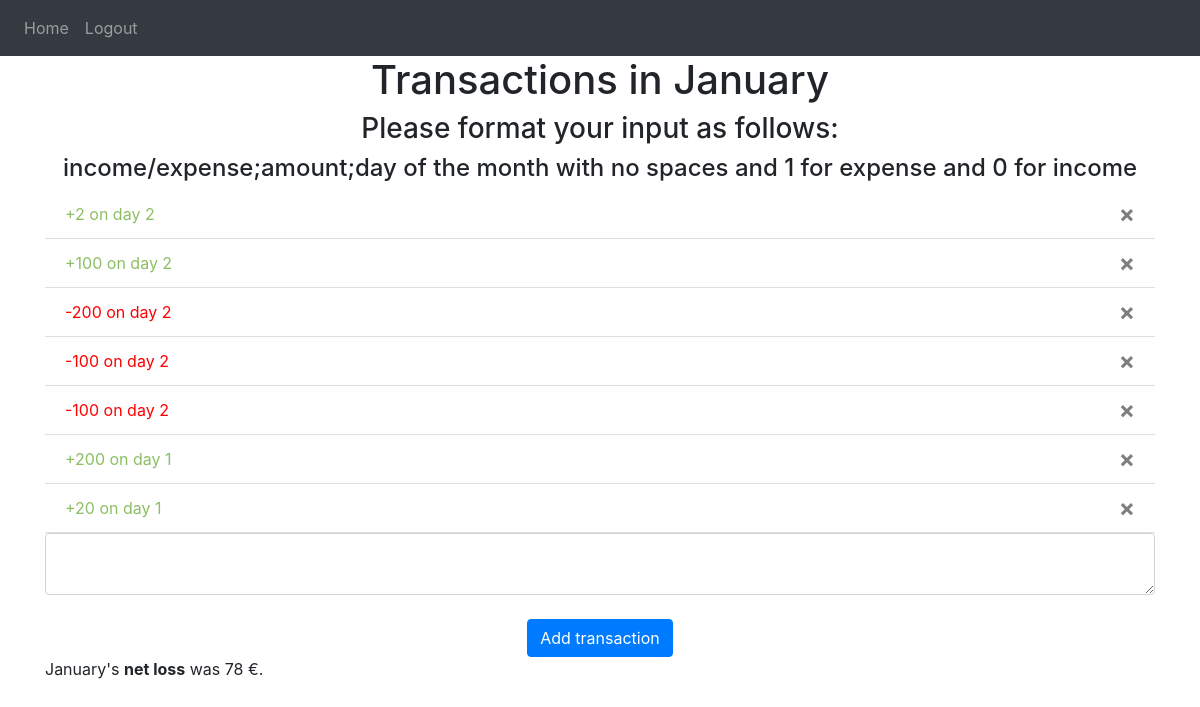
Before: /month/January (signed in) with the older database file.
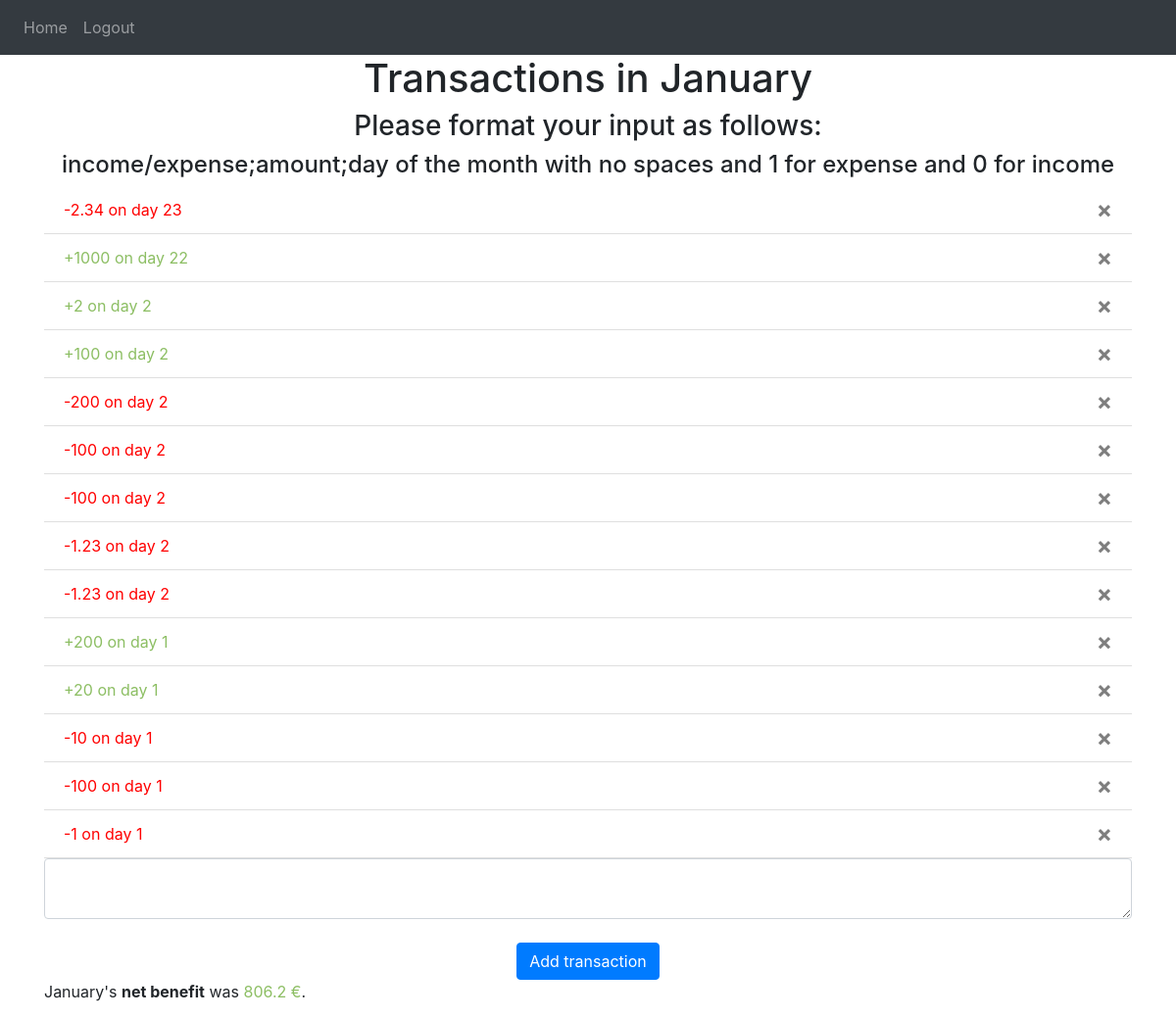
After: the same page with the newer database file.
### website/models.py (models this page shows)
class Transaction(db.Model):
    id = db.Column(db.Integer, primary_key=True)
    data = db.Column(db.String(10000))
    month = db.Column(db.String(30))
    isExpense = db.Column(db.Boolean)
    amount = db.Column(db.Integer)
    day = db.Column(db.String(3))
    date = db.Column(db.DateTime(timezone=True), default=func.now())
    user_id = db.Column(db.Integer, db.ForeignKey("user.id"))

### website/views.py (the view, shortened to what this page needs)
@views.route("/month/<month>", methods=["GET", "POST"])
@login_required
def month(month):
    return render_template(
        "month.html",
        user=current_user,
        month=month,
        netBenefit=getNetBenefit(user=current_user, month=month),
    )

### website/__init__.py (called while the page is built)
def create_app():
    app = Flask(__name__)
    app.config["SECRET_KEY"] = "owo"
    app.config["SQLALCHEMY_DATABASE_URI"] = f"sqlite:///{DB_NAME}"
    db.init_app(app)
    from .views import views
    from .auth import auth
    app.register_blueprint(views, url_prefix="/")
    app.register_blueprint(auth, url_prefix="/")
    from .models import User, Transaction
    create_database(app)
    login_manager = LoginManager()
    login_manager.login_view = "auth.login"
    login_manager.init_app(app)
    @login_manager.user_loader
    def load_user(id):
        return User.query.get(int(id))
    return app

### website/views.py (called while the page is built)
def getNetBenefit(user, month):
    netBenefit = 0
    for transaction in user.transactions:
        if transaction.month == month:
            netBenefit += (1 - 2 * transaction.isExpense) * transaction.amount
    return netBenefit

### website/templates/month.html (shortened to what this page needs)
{% extends "base.html" %} {% block title %}Home{% endblock %} {% block content
    %}
    <h1 align="center">Transactions in {{month}}</h1>
    <h3 align="center">Please format your input as follows:</h3>
    <h4 align="center">income/expense;amount;day of the month with no spaces and 1 for expense and 0 for income</h4>
    <ul class="list-group list-group-flush" id="transactions">
      {% for transaction in user.transactions|sort(attribute="day", reverse=True) if transaction.month==month%}
      <li class="list-group-item">
        {% if transaction.isExpense %}
          {% set message = "-" ~ transaction.amount ~ " on day " + transaction.day %}
          <span style="color:red">{{ message }}</span>
        {% else %}
          {% set message = "+" ~transaction.amount ~ " on day " + transaction.day %}
          <span style="color:rgba(68, 150, 1, 0.616)">{{ message }}</span>
        {% endif %}
        <button type="button" class="close" onClick="deletetransaction({{ transaction.id }})">
          <span aria-hidden="true">&times;</span>
        </button>
      </li>
      {% endfor %}
    </ul>
    <form method="POST">
      <textarea name="transaction" id="transaction" class="form-control"></textarea>
      <br />
      <div align="center">
        <button id="submitBtn" type="submit" class="btn btn-primary">Add transaction</button>
      </div>
    </form>
    <p>
      {%set netBenefit=netBenefit|round(2) %}
      {% if netBenefit>=0 %}
        {{month+"'s"}} <b>{{"net benefit" }}</b> {{"was "}}<span style="color:rgba(68, 150, 1, 0.616)">{{ netBenefit |string() +" €"}}</span>{{"."}}
      {% else %}
      {{month+"'s"}} <b>{{"net loss"}}</b> {{"was " + (netBenefit | abs)|string() +" €."}}
      {% endif %}
    </p>
    {% endblock %}

### website/templates/base.html (shortened to what this page needs)
<!DOCTYPE HTML>
<html>
    <head>
        <link
        rel="stylesheet"
        href="https://stackpath.bootstrapcdn.com/bootstrap/4.4.1/css/bootstrap.min.css"
      />
      <link
        rel="stylesheet"
        href="https://stackpath.bootstrapcdn.com/font-awesome/4.7.0/css/font-awesome.min.css"
      />
    </head>
    <body>
        <nav class="navbar navbar-expand-lg navbar-dark bg-dark">
            <div class="collapse navbar-collapse" id="navbar">
              <div class="navbar-nav">
                {%if user.is_authenticated%}
                <a class="nav-item nav-link" id="home" href="/">Home</a>
                <a class="nav-item nav-link" id="logout" href="/logout">Logout</a>
                {%else%}
                <a class="nav-item nav-link" id="signUp" href="/sign-up">Sign-Up</a>
                <a class="nav-item nav-link" id="login" href="/login">Login</a>
                {%endif %}
              </div>
            </div>
        </nav>
        <div class="container">{% block content %} {% endblock %}</div>
    </body>
</html>

Changed rows visible on the page:
added Transaction: message "-2.34 on day 23"
added Transaction: message "+1000 on day 22"
added Transaction: message "-1.23 on day 2"
added Transaction: message "-1.23 on day 2"
added Transaction: message "-10 on day 1"
added Transaction: message "-100 on day 1"
added Transaction: message "-1 on day 1"
Other visible differences:
{{ month+"'s" }}: (not shown) → "January's"
{{ "net benefit" }}: (not shown) → "net benefit"
{{ "was " }}: (not shown) → "was"
{{ netBenefit |string() +" €" }}: (not shown) → "806.2 €"
{{ "." }}: (not shown) → "."
{{ month+"'s" }}: "January's" → (not shown)
{{ "net loss" }}: "net loss" → (not shown)
{{ "was " + (netBenefit | abs)|string() +" €." }}: "was 78 €." → (not shown)
